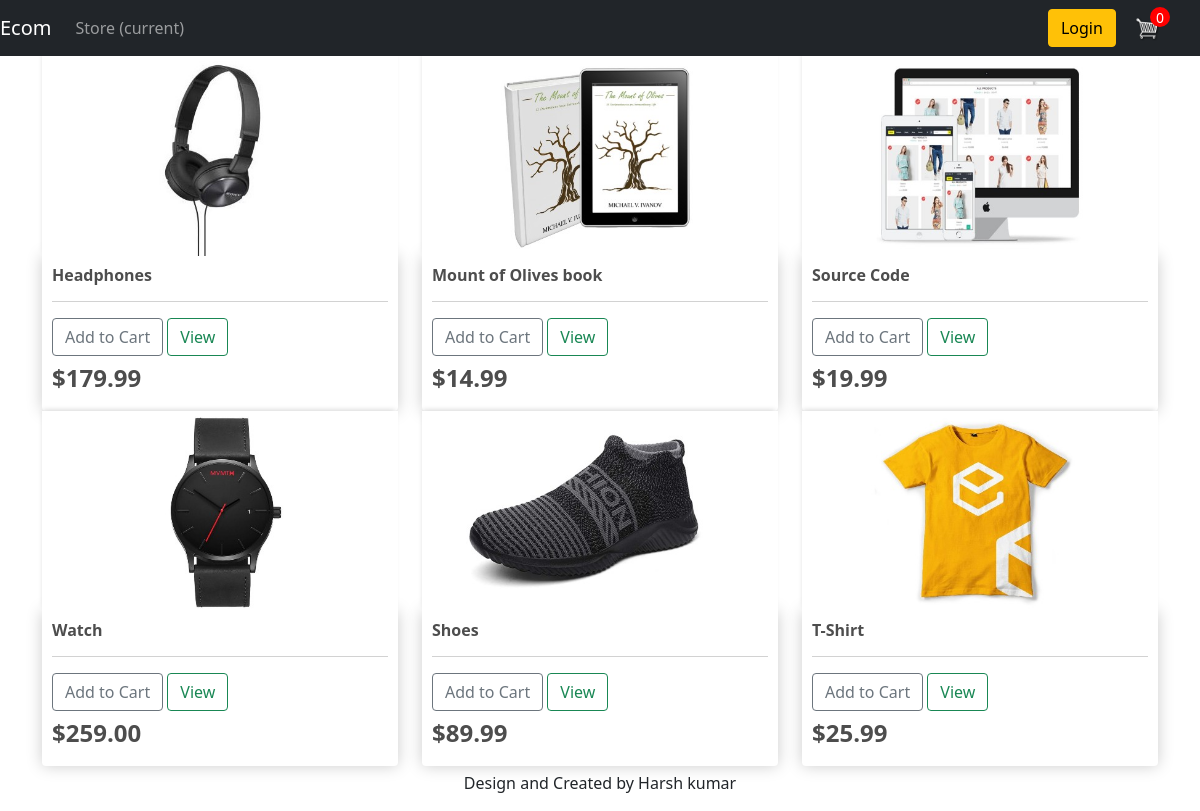
The page / on the database its author committed.
### core/models.py (models this page shows, shortened)
class Product(models.Model):
    name=models.CharField(max_length=100)
    price=models.DecimalField(max_digits=7,decimal_places=2)
    digital=models.BooleanField(default=False ,null=True,blank=True)
    image=models.ImageField(null=True,blank=True)

### core/views.py (the view)
# urls.py: path('',store,name='store'),
def store(request):
    data=cartData(request)
    cartItems=data['cartItems']
    products=Product.objects.all()
    context={'products':products,'cartItems':cartItems}
    return render(request,'core/store.html' ,context)

### core/utils.py (called while the page is built, shortened)
def cookieCart(request):
    try:
        cart=json.loads(request.COOKIES['cart'])
    except:
        cart={}
    items=[]
    order={'get_cart_total':0,'get_cart_items':0}
    cartItems=order['get_cart_items']
    return {'cartItems':cartItems,'order':order,'items':items}

def cartData(request):
    if request.user.is_authenticated:
        customer=request.user.customer
        order,create=Order.objects.get_or_create(customer=customer,complete=False)
        items=order.orderitem_set.all()
        cartItems=order.get_cart_items
    else:
        cookieData=cookieCart(request)
        cartItems=cookieData['cartItems']
        order=cookieData['order']
        items=cookieData['items']
    return {'cartItems':cartItems,'order':order,'items':items}

### core/templates/core/store.html (shortened to what this page needs)
{%extends 'core/base.html'%}
{%load static%}
{%block content%}
    <div class='row'>
        {% for product in products %}
            <div class='col-lg-4'>
                <img class='thumbnail' src='{{product.image.url}}'>
                <div class='box-element product'>
                    <h6><strong>{{product.name}}</strong><h6>
                    <hr>
                    <button data-product={{product.id}} data-action='add' class='btn btn-outline-secondary add-btn update-cart'>Add to Cart</button>
                    <a class='btn btn-outline-success' href='#'>View</a>
                    <h4 style='display:float:right'><strong>${{product.price|floatformat:2}}</strong><h4>
                </div>
            </div>
        {% endfor %}
    </div>
{%endblock content%}

### core/templates/core/base.html (shortened to what this page needs)
<!DOCTYPE html>
<html>
<head>
    {% load static %}
    <link rel='stylesheet' type='text/css' href="{% static "css/index.css" %}" />
    <link href="https://cdn.jsdelivr.net/npm/bootstrap@5.0.1/dist/css/bootstrap.min.css" rel="stylesheet"
>
</head>
<body>
    <nav class='navbar navbar-expand-lg navbar-dark bg-dark'>
        <a class="navbar-brand" href="{% url 'core:store' %}">Ecom</a>
        <div class='collapse navbar-collapse' id='navbarSupportedContent'>
            <ul class='navbar-nav mr-auto'>
                <li class='nav-item active'>
                    <a class="nav-link" href="{% url 'core:store' %}">Store <span class="sr-only">(current)</span></a>
            </ul>
            <div class='form-inline form-pos'>
                <a href='#' class='btn btn-warning'>Login</a>
                <a href="{% url 'core:cart' %}">
                    <img id='cart-icon' src="{% static 'images/cart.png' %}">
                </a>
                <p id='cart-total'>{{cartItems}}</p>
            </div>
        </div>
    </nav>
    <div class='container'>
        {%block content%}
        {%endblock%}
    </div>
    <div class='copyrights'>
        <p>Design and Created by Harsh kumar</p>
    </div>
</body>
</html>

### static/css/index.css (style rules this page uses)
body { background-color: blue; }
h1,h2,h3,h4,h5,h6 { color:hsl(0, 0%, 30%); }
.box-element { box-shadow:hsl(0, 0%, 80%) 0 0 16px; background-color: #fff; border-radius: 4px; padding: 10px; }
.thumbnail { width: 100%; height: 200px; -webkit-box-shadow: -1px -3px 5px -2px rgba(214,214,214,1); -moz-box-shadow: -1px -3px 5px -2px rgba(214,214,214,1); box-shadow: -1px -3px 5px -2px rgba(214,214,214,1); }
.product { border-radius: 0 0 4px 4px; }
.bg-dark { background-color: #4f868c!important; }
#cart-icon { width:25px; display: inline-block; margin-left: 15px; }
.form-pos { position :absolute; right:40px; }
#cart-total { display: block; position:absolute; top:-2px; right:-10px; text-align: center; color:#fff; background-color: red; width: 20px; height: 20px; border-radius: 50%; font-size: 14px; }
.col-lg-4, .col-lg-6, .col-lg-8, .col-lg-12 { margin-top: 10px; }
.btn { border-radius: 0; }
.copyrights { text-align: center; margin-top:5px; }

### rows shown on the page
Product: image (picture), name "Headphones", price "179.99"
Product: image (picture), name "Mount of Olives book", price "14.99"
Product: image (picture), name "Source Code", price "19.99"
Product: image (picture), name "Watch", price "259.00"
Product: image (picture), name "Shoes", price "89.99"
Product: image (picture), name "T-Shirt", price "25.99"

### other values the page prints
{{ cartItems }} "0"
